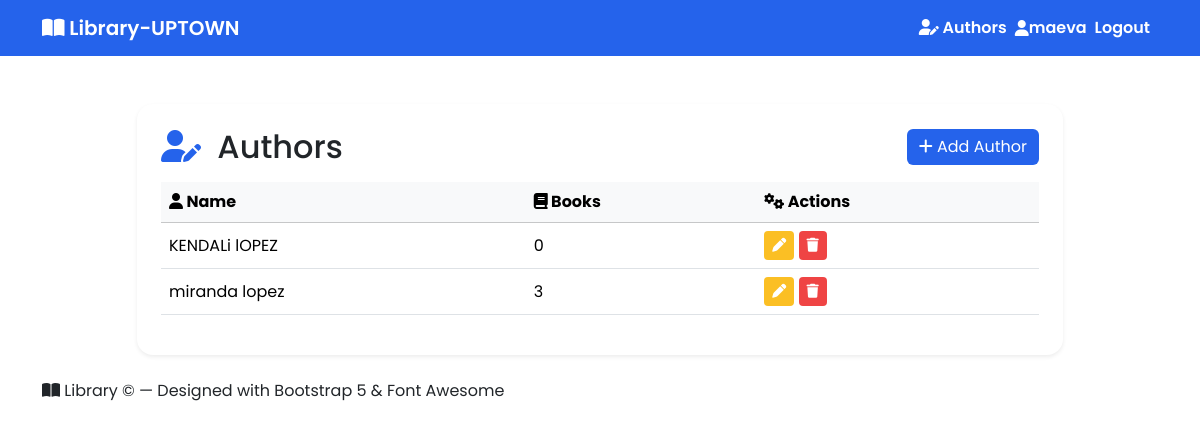
The app's page /library/authors/ (signed in) with its own data.
### library/models.py (models this page shows, shortened)
class Author(models.Model):
    first_name = models.CharField(max_length=100)
    last_name = models.CharField(max_length=100)
    birth_date = models.DateField(null=True, blank=True)
    biography = models.TextField(blank=True)
    class Meta:
        ordering = ['last_name', 'first_name']

### library/views.py (the view)
# urls.py: path('authors/', views.AuthorListView.as_view(), name='author-list'),
class AuthorListView(ListView):
    model = Author
    template_name = 'library/author_list.html'
    context_object_name = 'authors'

### library/templates/library/author_list.html (shortened to what this page needs)
{% extends 'base.html' %}
{% block extra_head %}
<link rel="stylesheet" href="https://cdnjs.cloudflare.com/ajax/libs/font-awesome/6.5.0/css/all.min.css">
{% endblock %}
{% block content %}
<div class="row justify-content-center">
    <div class="col-md-10">
        <div class="card shadow-sm border-0 mt-4">
            <div class="card-body p-4">
                <div class="d-flex justify-content-between align-items-center mb-3">
                    <h2 class="card-title mb-0">
                        <i class="fa-solid fa-user-pen"></i> Authors
                    </h2>
                    <a href="{% url 'library:author-add' %}" class="btn btn-primary">
                        <i class="fa-solid fa-plus"></i> Add Author
                    </a>
                </div>
                <div class="table-responsive">
                    <table class="table table-hover align-middle">
                        <thead class="table-light">
                            <tr>
                                <th><i class="fa-solid fa-user"></i> Name</th>
                                <th><i class="fa-solid fa-book"></i> Books</th>
                                <th><i class="fa-solid fa-gears"></i> Actions</th>
                            </tr>
                        </thead>
                        <tbody>
                            {% for author in authors %}
                            <tr>
                                <td>{{ author.first_name }} {{ author.last_name }}</td>
                                <td>{{ author.books.count }}</td>
                                <td>
                                    <a href="{% url 'library:author-update' author.pk %}" class="btn btn-sm btn-warning" title="Edit">
                                        <i class="fa-solid fa-pen"></i>
                                    </a>
                                    <a href="{% url 'library:author-delete' author.pk %}" class="btn btn-sm btn-danger" title="Delete">
                                        <i class="fa-solid fa-trash"></i>
                                    </a>
                                </td>
                            </tr>
                            {% empty %}
                            <tr>
                                <td colspan="3" class="text-center text-muted">No authors found.</td>
                            </tr>
                            {% endfor %}
                        </tbody>
                    </table>
                </div>
            </div>
        </div>
    </div>
</div>
<footer class="footer mt-4">
    <div>
        <i class="fa-solid fa-book-open"></i> Library &copy; {{ now|date:"Y" }} — Designed with Bootstrap 5 & Font Awesome
    </div>
</footer>
{% endblock %}

### library/templates/base.html (shortened to what this page needs)
<!DOCTYPE html>
<html lang="en">
<head>
    <link href="https://cdn.jsdelivr.net/npm/bootstrap@5.3.3/dist/css/bootstrap.min.css" rel="stylesheet">
    <link rel="stylesheet" href="https://cdnjs.cloudflare.com/ajax/libs/font-awesome/6.5.0/css/all.min.css">
    {% block extra_head %}{% endblock %}
</head>
<body>
    <nav class="navbar navbar-expand-lg mb-4">
        <div class="container">
            <a class="navbar-brand" href="{% url 'library:book-list' %}">
                <i class="fa-solid fa-book-open"></i> Library-UPTOWN
            </a>
            <div class="ms-auto navbar-text d-flex align-items-center">
                <a href="{% url 'library:author-list' %}" class="nav-link d-inline px-2">
                    <i class="fa-solid fa-user-pen"></i> Authors
                </a>
                {% if user.is_authenticated %}
                    <i class="fa-solid fa-user"></i> {{ user.username }}
                    <a href="{% url 'logout' %}" class="nav-link d-inline px-2">Logout</a>
                {% else %}
                    <a href="{% url 'login' %}" class="nav-link d-inline px-2">Login</a>
                    <a href="{% url 'library:register' %}" class="nav-link d-inline px-2">Register</a>
                {% endif %}
            </div>
        </div>
    </nav>
    <div class="container">
        {% block content %}{% endblock %}
    </div>
</body>
</html>

### library/templates/base.html (style rules this page uses)
body, .navbar, .card, .table, .form-control, .form-select, .btn { font-family: 'Poppins', Arial, sans-serif; }
.navbar { background: #2563eb; }
.navbar-brand, .nav-link, .navbar-text { color: #fff !important; font-weight: 600; }

### library/templates/library/author_list.html (style rules this page uses)
.card-title i { color: #2563eb; margin-right: 0.5rem; }
.btn-primary { background: #2563eb; border: none; }
.btn-warning { background: #fbbf24; color: #fff; border: none; }
.btn-danger { background: #ef4444; border: none; }
.card { border-radius: 1rem; box-shadow: 0 2px 16px rgba(37,99,235,0.08); }
.table th, .table td { vertical-align: middle; }
body, .form-control, .form-select, .btn { font-family: 'Poppins', Arial, sans-serif; }

### records on screen
Author: first_name "KENDALi", last_name "lOPEZ", books.count "0"
Author: first_name "miranda", last_name "lopez", books.count "3"

### other values on screen
{{ user.username }} "maeva"
